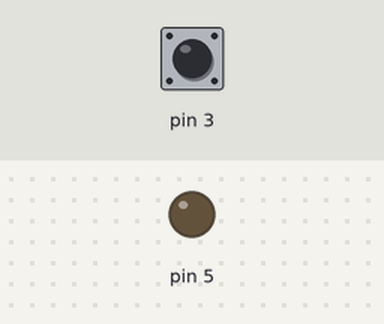
Bench run of a sketch on a simulated Arduino Uno, built with avr-gcc and run on an emulated ATmega328P. Shown: output pins drawn as LEDs (lit = HIGH). Inputs (shaded band) come from the test bench; at power-on: pin 3 HIGH.

Above: at 1.2 s.
1.3 s: pin 3 pulled LOW for 0.15 s
At 1.37 s:
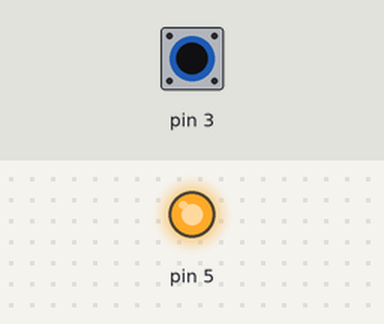
2.9 s: pin 3 pulled LOW for 3.2 s
At 6.5 s:
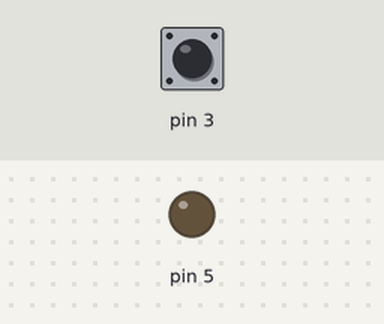
Timing chart, 0 to 8.0 s (numbered marks = the images above; inputs shaded):
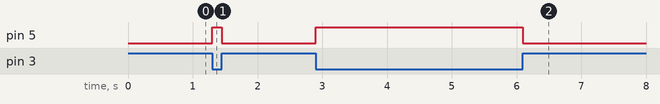

The sketch:

sketch.ino
```cpp
void setup(){pinMode(3,INPUT_PULLUP);pinMode(5,OUTPUT);}
void loop(){ digitalWrite(5, digitalRead(3)==HIGH ? LOW : HIGH); }
```

Measured:
- after the input at 1.3 s, pin 5: LOW → HIGH at once, → LOW 0.15 s later
- after the input at 2.9 s, pin 5: LOW → HIGH at once, → LOW 3.2 s later
